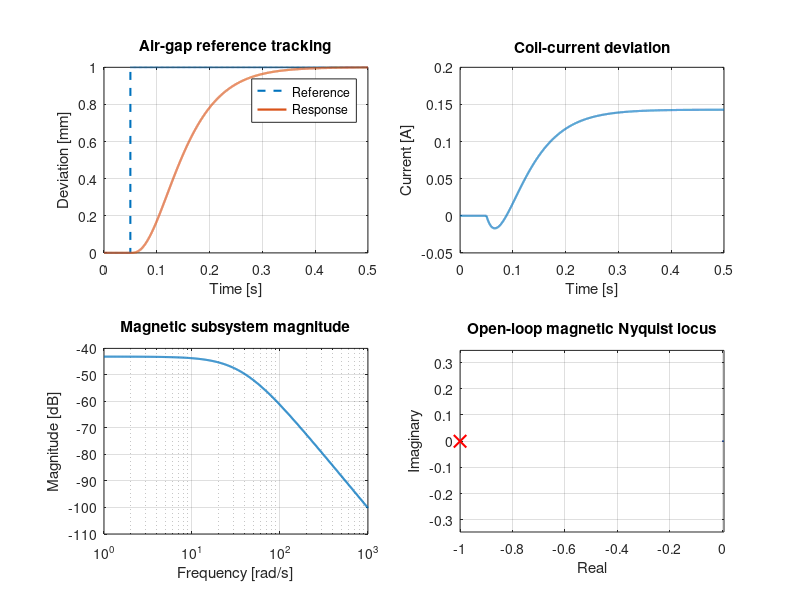

The MATLAB source for this figure: (Note: this script raises an error after producing the figure.)
%MAGNETIC_LEVITATION_DEMO Linearised maglev model and state-feedback stabilisation.

clear; close all; clc;
script_dir = fileparts(mfilename('fullpath'));
if isempty(script_dir), script_dir = pwd; end

m = 0.068;       % ball mass [kg]
g = 9.81;        % gravity [m/s^2]
x0 = 0.014;      % equilibrium air gap [m]
Km = 6.53e-5;    % magnetic-force coefficient
R = 11.0;        % total coil resistance [ohm]
L = 0.4125;      % coil inductance [H]

i0 = sqrt(2*m*g*x0^2/Km);
fprintf('Equilibrium coil current: %.4f A\n', i0);

% Linearised deviation model. The magnetic subsystem matches the verified
% laboratory form approximately: Gm(s) = -9.804 / (s^2 - 1401).
a = 2*g/x0;
b = -9.804;
A = [
    0, 1, 0;
    a, 0, b;
    0, 0, -R/L
];
B = [0; 0; 1/L];
C = [1, 0, 0];

fprintf('Open-loop poles:\n'); disp(eig(A).');

% Pole-placement gain for desired poles [-20, -30, -40].
K = [-6316.60910998, -168.35876027, 26.125];
Nbar = -1009.79192166;
fprintf('Closed-loop poles:\n'); disp(eig(A - B*K).');

dt = 0.0001;
t = 0:dt:0.5;
reference = zeros(size(t));
reference(t >= 0.05) = 0.001;  % 1 mm air-gap deviation

x = zeros(3, numel(t));
u = zeros(size(t));
u_limit = 10;
for k = 1:numel(t)-1
    u_unsaturated = -K*x(:,k) + Nbar*reference(k);
    u(k) = min(max(u_unsaturated, -u_limit), u_limit);
    dx = A*x(:,k) + B*u(k);
    x(:,k+1) = x(:,k) + dt*dx;
end
u(end) = u(end-1);

% Open-loop magnetic frequency response from current deviation to position.
w = logspace(0, 3, 600);
s = 1i*w;
Gm = b ./ (s.^2 - a);

fig = figure('Color', 'w', 'Position', [100, 100, 1100, 760]);
subplot(2,2,1);
plot(t, 1000*reference, '--', 'LineWidth', 1.5); hold on;
plot(t, 1000*x(1,:), 'LineWidth', 1.6); grid on;
title('Air-gap reference tracking'); xlabel('Time [s]'); ylabel('Deviation [mm]');
legend('Reference','Response','Location','best');

subplot(2,2,2);
plot(t, x(3,:), 'LineWidth', 1.5); grid on;
title('Coil-current deviation'); xlabel('Time [s]'); ylabel('Current [A]');

subplot(2,2,3);
semilogx(w, 20*log10(abs(Gm)), 'LineWidth', 1.5); grid on;
title('Magnetic subsystem magnitude'); xlabel('Frequency [rad/s]'); ylabel('Magnitude [dB]');

subplot(2,2,4);
plot(real(Gm), imag(Gm), 'LineWidth', 1.4); hold on;
plot(-1, 0, 'rx', 'MarkerSize', 9, 'LineWidth', 1.5); axis equal; grid on;
title('Open-loop magnetic Nyquist locus'); xlabel('Real'); ylabel('Imaginary');

sgtitle('Magnetic levitation modelling and stabilisation');
out_path = fullfile(script_dir, 'figures', 'magnetic_levitation_results.png');
exportgraphics(fig, out_path, 'Resolution', 160);
fprintf('Saved figure: %s\n', out_path);
